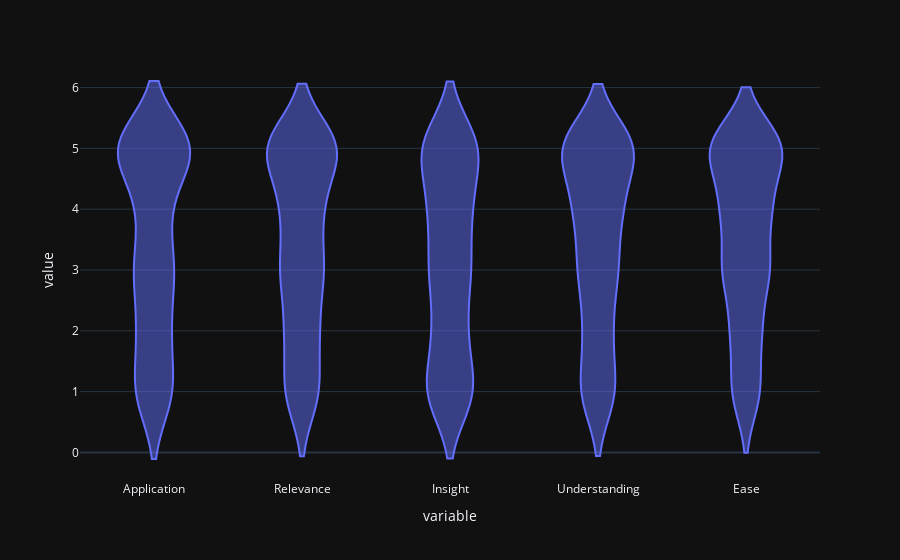

The notebook cell this image was saved under:
### Code cell
px.violin(rating_counts_raw_df)

### Figure 1 — Plotly figure (JSON) as saved in the notebook; plotly's stock layout.template omitted (floating-point values rounded to 4 significant figures; data arrays with more than 128 entries replaced by an {"elided": "..."} marker saying what was removed)
{"data": [{"alignmentgroup": "True", "box": {"visible": false}, "hovertemplate": "variable=%{x}<br>value=%{y}<extra></extra>", "legendgroup": "", "marker": {"color": "#636efa"}, "name": "", "offsetgroup": "", "orientation": "v", "scalegroup": "True", "showlegend": false, "type": "violin", "x": {"elided": "1890 str values"}, "x0": " ", "xaxis": "x", "y": {"elided": "1890 int values"}, "y0": " ", "yaxis": "y"}], "layout": {"legend": {"tracegroupgap": 0}, "margin": {"t": 60}, "violinmode": "group", "xaxis": {"anchor": "y", "domain": [0, 1], "title": {"text": "variable"}}, "yaxis": {"anchor": "x", "domain": [0, 1], "title": {"text": "value"}}}}
